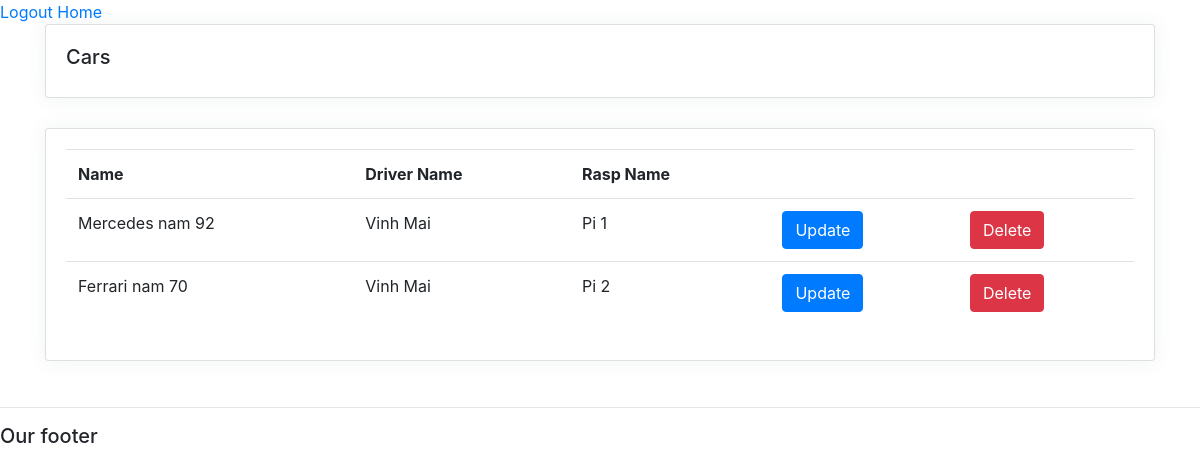
Screenshot of /cars/ with the database file from the repository.
### accounts/models.py (models this page shows, shortened)
class Car(models.Model):
    name = models.CharField(max_length=50)
    driver = models.ForeignKey(Driver, null=True, on_delete=models.CASCADE)
    licensePlate = models.CharField(max_length=10, null=True)
    boughtDate = models.DateTimeField(auto_now_add=True, null=True)

class Driver(models.Model):
    profile = models.OneToOneField(Profile, null=True, on_delete=models.CASCADE)
    licenseDriver = models.CharField(max_length=10, null=True, blank=True)

class Profile(models.Model):
    ROLES = (
        ("admin", "admin"),
        ("driver", "driver"),
    )
    user = models.OneToOneField(User, null=True, blank=True, on_delete=models.CASCADE)
    name = models.CharField(max_length=50)
    phone = models.CharField(max_length=20, null=True, blank=True)
    role = models.CharField(max_length=20, choices=ROLES)
    email = models.CharField(max_length=30, null=True, blank=True)
    date_created = models.DateTimeField(auto_now_add=True)

class RaspDevice(models.Model):
    STATUS = (
        ("online", "online"),
        ("offline", "offline"),
    )
    name = models.CharField(max_length=50)
    car = models.OneToOneField(Car, null=True, on_delete=models.SET_NULL)
    status = models.CharField(max_length=50, null=True, blank=True, choices=STATUS)
    lastActive = models.DateTimeField(null=True, blank=True)
    date_created = models.DateTimeField(auto_now_add=True)

### accounts/views.py (the view)
# urls.py: path("cars/", views.carsPage, name="cars"),
def carsPage(request):
    cars = Car.objects.all()
    context = {"cars": cars}
    return render(request, "accounts/cars.html", context)

### accounts/templates/accounts/cars.html (shortened to what this page needs)
{% extends 'accounts/main.html' %}
{% load static %}
{% block content %}
<div class='container'>
    <div class="row">
        <div class="col-md">
            <div class="card card-body">
                <h5>Cars</h5>
            </div>
            <div class="card card-body">
                <table class="table">
                    <tr>
                        <th>Name</th>
                        <th>Driver Name</th>
                        <th>Rasp Name</th>
                        <th></th>
                        <th></th>
                    </tr>
                    {% for car in cars %}
                    <tr>
                        <td>{{ car.name }}</td>
                        <td>{{ car.driver.profile.name }}</td>
                        <td>{{ car.raspdevice.name }}</td>
                        <td><a href="{% url 'updateCar' car.id %}" class="btn btn-primary">Update</a></td>
                        <td><a href="{% url 'deleteCar' car.id %}" class="btn btn-danger">Delete</a></td>
                    </tr>
                    {% endfor %}
                </table>
            </div>
        </div>
    </div>
</div>
{% endblock %}

### static/css/main.css (style rules this page uses)
body { margin: 0; padding: 0; height: 100vh; }

### static/css/profile.css (style rules this page uses)
body { background-color: #f9f9fa }
.card { border-radius: 5px; -webkit-box-shadow: 0 1px 20px 0 rgba(69, 90, 100, 0.08); box-shadow: 0 1px 20px 0 rgba(69, 90, 100, 0.08); border: none; margin-bottom: 30px }

### rows the page displays
Car: name "Mercedes nam 92", driver.profile.name "Vinh Mai", raspdevice.name "Pi 1"
Car: name "Ferrari nam 70", driver.profile.name "Vinh Mai", raspdevice.name "Pi 2"
